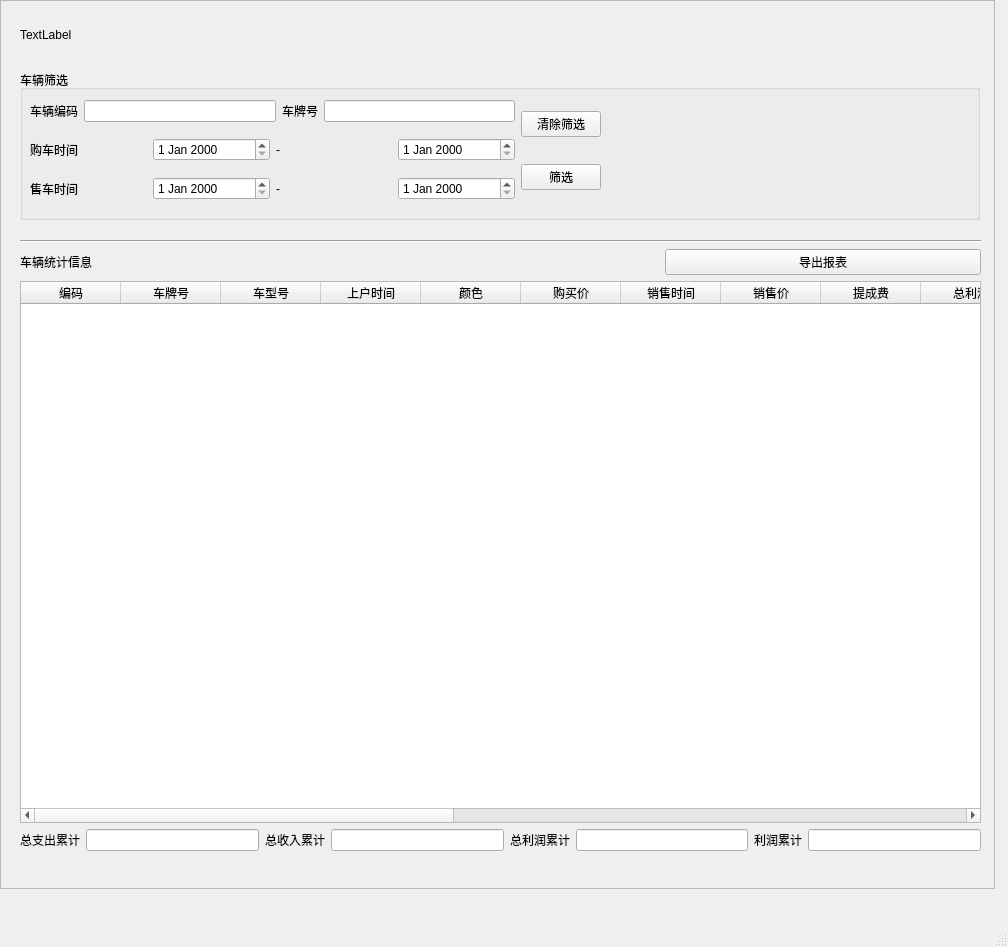
<?xml version="1.0" encoding="UTF-8"?>
<ui version="4.0">
 <class>MainWindow</class>
 <widget class="QMainWindow" name="MainWindow">
  <property name="geometry">
   <rect>
    <x>0</x>
    <y>0</y>
    <width>1008</width>
    <height>947</height>
   </rect>
  </property>
  <property name="windowTitle">
   <string>MainWindow</string>
  </property>
  <widget class="QWidget" name="centralwidget">
   <widget class="QFrame" name="panel4_frame">
    <property name="geometry">
     <rect>
      <x>0</x>
      <y>0</y>
      <width>995</width>
      <height>889</height>
     </rect>
    </property>
    <property name="frameShape">
     <enum>QFrame::StyledPanel</enum>
    </property>
    <property name="frameShadow">
     <enum>QFrame::Raised</enum>
    </property>
    <widget class="QLabel" name="panel4_title">
     <property name="geometry">
      <rect>
       <x>20</x>
       <y>10</y>
       <width>160</width>
       <height>50</height>
      </rect>
     </property>
     <property name="text">
      <string>TextLabel</string>
     </property>
    </widget>
    <widget class="QGroupBox" name="groupBox">
     <property name="geometry">
      <rect>
       <x>20</x>
       <y>70</y>
       <width>960</width>
       <height>150</height>
      </rect>
     </property>
     <property name="title">
      <string>车辆筛选</string>
     </property>
     <widget class="QWidget" name="">
      <property name="geometry">
       <rect>
        <x>10</x>
        <y>20</y>
        <width>571</width>
        <height>121</height>
       </rect>
      </property>
      <layout class="QHBoxLayout" name="horizontalLayout_4">
       <item>
        <layout class="QVBoxLayout" name="verticalLayout_2">
         <item>
          <layout class="QHBoxLayout" name="horizontalLayout">
           <item>
            <widget class="QLabel" name="label_3">
             <property name="text">
              <string>车辆编码</string>
             </property>
            </widget>
           </item>
           <item>
            <widget class="QLineEdit" name="panel4_lineEdit1"/>
           </item>
           <item>
            <widget class="QLabel" name="label_4">
             <property name="text">
              <string>车牌号</string>
             </property>
            </widget>
           </item>
           <item>
            <widget class="QLineEdit" name="panel4_lineEdit2"/>
           </item>
          </layout>
         </item>
         <item>
          <layout class="QHBoxLayout" name="horizontalLayout_2">
           <item>
            <widget class="QLabel" name="label_5">
             <property name="text">
              <string>购车时间</string>
             </property>
            </widget>
           </item>
           <item>
            <widget class="QDateEdit" name="panel4_dateEdit_1"/>
           </item>
           <item>
            <widget class="QLabel" name="label_10">
             <property name="text">
              <string>-</string>
             </property>
            </widget>
           </item>
           <item>
            <widget class="QDateEdit" name="panel4_dateEdit_2"/>
           </item>
          </layout>
         </item>
         <item>
          <layout class="QHBoxLayout" name="horizontalLayout_3">
           <item>
            <widget class="QLabel" name="label_11">
             <property name="text">
              <string>售车时间</string>
             </property>
            </widget>
           </item>
           <item>
            <widget class="QDateEdit" name="panel4_dateEdit_3"/>
           </item>
           <item>
            <widget class="QLabel" name="label_12">
             <property name="text">
              <string>-</string>
             </property>
            </widget>
           </item>
           <item>
            <widget class="QDateEdit" name="panel4_dateEdit_4"/>
           </item>
          </layout>
         </item>
        </layout>
       </item>
       <item>
        <layout class="QVBoxLayout" name="verticalLayout">
         <item>
          <widget class="QPushButton" name="panel4_pushButton_3">
           <property name="text">
            <string>清除筛选</string>
           </property>
          </widget>
         </item>
         <item>
          <widget class="QPushButton" name="panel4_pushButton_4">
           <property name="text">
            <string>筛选</string>
           </property>
          </widget>
         </item>
        </layout>
       </item>
      </layout>
     </widget>
    </widget>
    <widget class="QWidget" name="">
     <property name="geometry">
      <rect>
       <x>20</x>
       <y>240</y>
       <width>961</width>
       <height>611</height>
      </rect>
     </property>
     <layout class="QVBoxLayout" name="verticalLayout_4">
      <item>
       <widget class="Line" name="line">
        <property name="orientation">
         <enum>Qt::Horizontal</enum>
        </property>
       </widget>
      </item>
      <item>
       <layout class="QHBoxLayout" name="horizontalLayout_6">
        <item>
         <widget class="QLabel" name="panel4_label">
          <property name="text">
           <string>车辆统计信息</string>
          </property>
         </widget>
        </item>
        <item>
         <widget class="QLabel" name="panel4_label1">
          <property name="text">
           <string/>
          </property>
         </widget>
        </item>
        <item>
         <widget class="QPushButton" name="panel4_pushButton_2">
          <property name="text">
           <string>导出报表</string>
          </property>
         </widget>
        </item>
       </layout>
      </item>
      <item>
       <layout class="QVBoxLayout" name="verticalLayout_3">
        <item>
         <widget class="QTableWidget" name="panel4_table1">
          <column>
           <property name="text">
            <string>编码</string>
           </property>
          </column>
          <column>
           <property name="text">
            <string>车牌号</string>
           </property>
          </column>
          <column>
           <property name="text">
            <string>车型号</string>
           </property>
          </column>
          <column>
           <property name="text">
            <string>上户时间</string>
           </property>
          </column>
          <column>
           <property name="text">
            <string>颜色</string>
           </property>
          </column>
          <column>
           <property name="text">
            <string>购买价</string>
           </property>
          </column>
          <column>
           <property name="text">
            <string>销售时间</string>
           </property>
          </column>
          <column>
           <property name="text">
            <string>销售价</string>
           </property>
          </column>
          <column>
           <property name="text">
            <string>提成费</string>
           </property>
          </column>
          <column>
           <property name="text">
            <string>总利润</string>
           </property>
          </column>
          <column>
           <property name="text">
            <string>自家利润</string>
           </property>
          </column>
          <column>
           <property name="text">
            <string>伙伴1</string>
           </property>
          </column>
          <column>
           <property name="text">
            <string>伙伴1利润</string>
           </property>
          </column>
          <column>
           <property name="text">
            <string>伙伴2</string>
           </property>
          </column>
          <column>
           <property name="text">
            <string>伙伴2利润</string>
           </property>
          </column>
          <column>
           <property name="text">
            <string>伙伴3</string>
           </property>
          </column>
          <column>
           <property name="text">
            <string>伙伴3利润</string>
           </property>
          </column>
          <column>
           <property name="text">
            <string>伙伴3</string>
           </property>
          </column>
          <column>
           <property name="text">
            <string>伙伴4利润</string>
           </property>
          </column>
          <column>
           <property name="text">
            <string>备注</string>
           </property>
          </column>
         </widget>
        </item>
        <item>
         <layout class="QHBoxLayout" name="horizontalLayout_5">
          <item>
           <widget class="QLabel" name="label_6">
            <property name="text">
             <string>总支出累计</string>
            </property>
           </widget>
          </item>
          <item>
           <widget class="QLineEdit" name="panel4_lineEdit_3"/>
          </item>
          <item>
           <widget class="QLabel" name="label_7">
            <property name="text">
             <string>总收入累计</string>
            </property>
           </widget>
          </item>
          <item>
           <widget class="QLineEdit" name="panel4_lineEdit_4"/>
          </item>
          <item>
           <widget class="QLabel" name="label_8">
            <property name="text">
             <string>总利润累计</string>
            </property>
           </widget>
          </item>
          <item>
           <widget class="QLineEdit" name="panel4_lineEdit_5"/>
          </item>
          <item>
           <widget class="QLabel" name="label_9">
            <property name="text">
             <string>利润累计</string>
            </property>
           </widget>
          </item>
          <item>
           <widget class="QLineEdit" name="panel4_lineEdit_6"/>
          </item>
         </layout>
        </item>
       </layout>
      </item>
     </layout>
    </widget>
   </widget>
  </widget>
  <widget class="QMenuBar" name="menubar">
   <property name="geometry">
    <rect>
     <x>0</x>
     <y>0</y>
     <width>1008</width>
     <height>23</height>
    </rect>
   </property>
  </widget>
  <widget class="QStatusBar" name="statusbar"/>
 </widget>
 <resources/>
 <connections/>
</ui>
